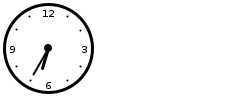
#> input picture clocks/clock-01.jpg, 250 x 100 px
$ python -i TimeDetector.py   (imports and definitions only)
#> lines starting #> are read from the running program, lines starting #| are printed output that depends on the picture
"""
	python program for detecting time based on of analog clock image, created by DevLoker
"""


import cv2
import numpy as np
import math
import sys, os, time
import json


class TimeDetector(object):

	"""         static variables      """
	INPUT_PATH = os.path.join("clocks", "uploaded")
	OUTPUT_PATH = os.path.join("clocks", "processed")
	MINUTES_CLOCKWISE = "minutes"
	HOURS_CLOCKWISE = "hours"

	# def __init__(self):
	# 	pass

	# [110 lines left out: functions detectTime, drawClockwiseLines, not called in this run]

	@staticmethod
	def drawClockCenter(clockImage):
#> called with clockImage = 'clocks/clock-01.jpg'
		img = cv2.imread(clockImage, 0)
#> img is the input picture: shape (100, 250); min 0, max 255, mean 243.8
		img = cv2.medianBlur(img,5)
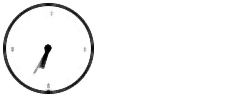
#> img: shape (100, 250); min 0, max 255, mean 246.1
		cimg = cv2.cvtColor(img,cv2.COLOR_GRAY2BGR)

		circles = cv2.HoughCircles(img,cv2.HOUGH_GRADIENT,1,20, param1=50,param2=30,minRadius=0,maxRadius=0)
#> circles = [[47.5, 48.5, 45.2]]
		print(np.any(circles)==None)
#| False
		# if(type(circles)=="<class 'NoneType'>"):
		if(np.any(circles)==None):
			return None, None, img

		circles = np.uint16(np.around(circles))
#> circles = [[48, 48, 45]]
		for i in circles[0,:]:
			return i[0], i[1] , img
#> this loop made 1 pass


	# [105 lines left out: functions IsPointInRange, anglesToHours, anglesToMinutes, distance, angle, __get_files and 1 more, not called in this run]


# [14 lines not run here, left out]
			# print( result["time"] )

>>> result = TimeDetector().drawClockCenter('clocks/clock-01.jpg')

$ run again, on clocks/clock-03.jpg
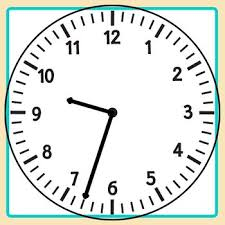
#> input picture clocks/clock-03.jpg, 225 x 225 px
#> in drawClockCenter, `img = cv2.imread(clockImage, 0)`:
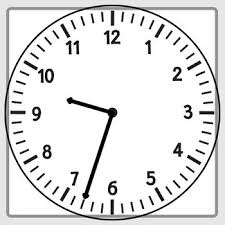
#> img: shape (225, 225); min 0, max 255, mean 226.7
#> in drawClockCenter, `img = cv2.medianBlur(img,5)`:
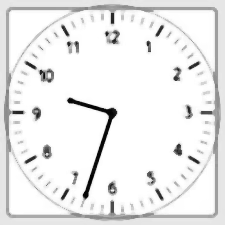
#> img: shape (225, 225); min 2, max 255, mean 235.3
#> in drawClockCenter, `circles = cv2.HoughCircles(img,cv2.HOUGH_GRADIENT,1,20, param1=50,para..`: circles = 26 rows, first 8: [110.5, 111.5, 107], [125.5, 97.5, 88.7], [128.5, 127.5, 86.3], [96.5, 127.5, 87.3], [95.5, 97.5, 87.1], [89.5, 146.5, 67.4], [117.5, 145.5, 74], [89.5, 75.5, 65.5]
#| False
#> in drawClockCenter, `circles = np.uint16(np.around(circles))`: circles = 26 rows, first 8: [110, 112, 107], [126, 98, 89], [128, 128, 86], [96, 128, 87], [96, 98, 87], [90, 146, 67], [118, 146, 74], [90, 76, 66]
#> the loop in drawClockCenter, `for i in circles[0,:]:` made 1 pass

$ run again, on clocks/clock-03.png
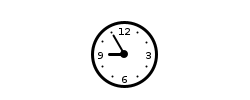
#> input picture clocks/clock-03.png, 250 x 100 px
#> in drawClockCenter, img is the input picture: shape (100, 250); min 0, max 255, mean 246.6
#> in drawClockCenter, `img = cv2.medianBlur(img,5)`:
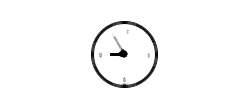
#> img: shape (100, 250); min 0, max 255, mean 248.5
#> in drawClockCenter, `circles = cv2.HoughCircles(img,cv2.HOUGH_GRADIENT,1,20, param1=50,para..`: circles = [[129.5, 55.5, 28.2]]
#| False
#> in drawClockCenter, `circles = np.uint16(np.around(circles))`: circles = [[130, 56, 28]]
#> the loop in drawClockCenter, `for i in circles[0,:]:` made 1 pass

$ run again, on clocks/clock-04.jpg
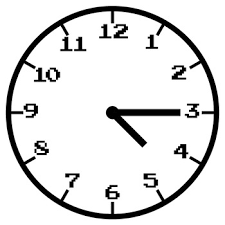
#> input picture clocks/clock-04.jpg, 225 x 225 px
#> in drawClockCenter, img is the input picture: shape (225, 225); min 0, max 255, mean 224.1
#> in drawClockCenter, `img = cv2.medianBlur(img,5)`:
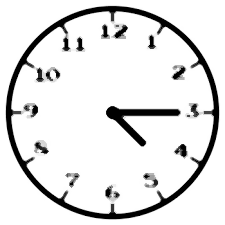
#> img: shape (225, 225); min 0, max 255, mean 225.8
#> in drawClockCenter, `circles = cv2.HoughCircles(img,cv2.HOUGH_GRADIENT,1,20, param1=50,para..`: circles = [[111.5, 112.5, 106.3], [115.5, 132.5, 86.5], [112.5, 92.5, 87.6], [93.5, 122.5, 86.1], [94.5, 101.5, 86.3], [132.5, 91.5, 78], [83.5, 81.5, 59.8], [83.5, 140.5, 62], [72.5, 105.5, 67.2], [128.5, 154.5, 61.6]]
#| False
#> in drawClockCenter, `circles = np.uint16(np.around(circles))`: circles = [[112, 112, 106], [116, 132, 86], [112, 92, 88], [94, 122, 86], [94, 102, 86], [132, 92, 78], [84, 82, 60], [84, 140, 62], [72, 106, 67], [128, 154, 62]]
#> the loop in drawClockCenter, `for i in circles[0,:]:` made 1 pass
